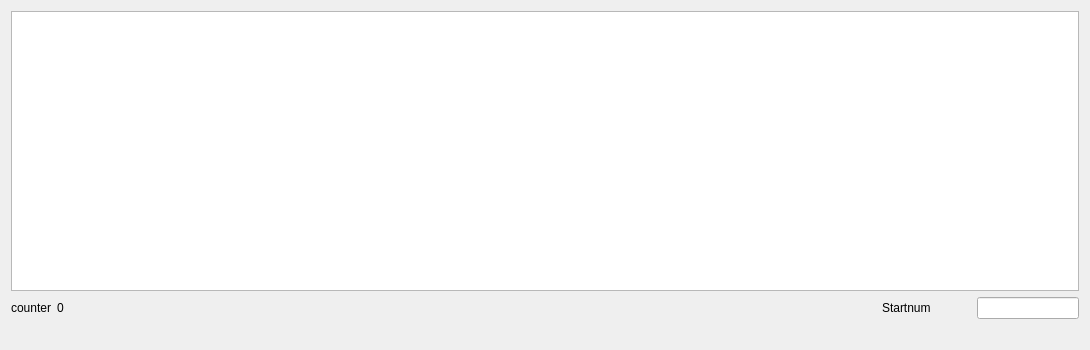
<?xml version="1.0" encoding="UTF-8"?>
<ui version="4.0">
 <class>ShowintheboxForm</class>
 <widget class="QWidget" name="ShowintheboxForm">
  <property name="windowModality">
   <enum>Qt::WindowModal</enum>
  </property>
  <property name="geometry">
   <rect>
    <x>0</x>
    <y>0</y>
    <width>1090</width>
    <height>350</height>
   </rect>
  </property>
  <property name="sizePolicy">
   <sizepolicy hsizetype="Preferred" vsizetype="Preferred">
    <horstretch>0</horstretch>
    <verstretch>0</verstretch>
   </sizepolicy>
  </property>
  <property name="windowTitle">
   <string>show in the box</string>
  </property>
  <layout class="QGridLayout" name="gridLayout_2">
   <item row="0" column="0">
    <layout class="QGridLayout" name="gridLayout">
     <item row="0" column="0">
      <widget class="QTableView" name="startnumTableView">
       <property name="sortingEnabled">
        <bool>true</bool>
       </property>
      </widget>
     </item>
     <item row="1" column="0">
      <layout class="QHBoxLayout" name="horizontalLayout" stretch="0,0,8,0,0,1">
       <item>
        <widget class="QLabel" name="Counterlabel">
         <property name="text">
          <string>counter</string>
         </property>
        </widget>
       </item>
       <item>
        <widget class="QLabel" name="counterValuelabel">
         <property name="text">
          <string>0</string>
         </property>
        </widget>
       </item>
       <item>
        <spacer name="horizontalSpacer">
         <property name="orientation">
          <enum>Qt::Horizontal</enum>
         </property>
         <property name="sizeHint" stdset="0">
          <size>
           <width>80</width>
           <height>20</height>
          </size>
         </property>
        </spacer>
       </item>
       <item>
        <widget class="QLabel" name="startnumlabel">
         <property name="text">
          <string>Startnum</string>
         </property>
        </widget>
       </item>
       <item>
        <spacer name="horizontalSpacer_2">
         <property name="orientation">
          <enum>Qt::Horizontal</enum>
         </property>
         <property name="sizeHint" stdset="0">
          <size>
           <width>40</width>
           <height>20</height>
          </size>
         </property>
        </spacer>
       </item>
       <item>
        <widget class="QLineEdit" name="startnumLineEdit"/>
       </item>
      </layout>
     </item>
    </layout>
   </item>
   <item row="1" column="0">
    <widget class="QLabel" name="statusBar">
     <property name="text">
      <string/>
     </property>
    </widget>
   </item>
  </layout>
 </widget>
 <resources/>
 <connections/>
</ui>
